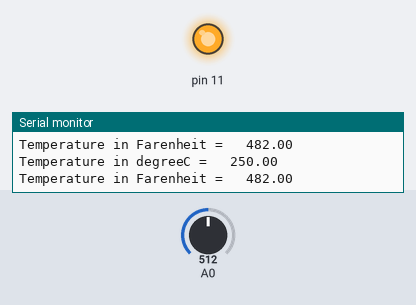
Bench run of a sketch on a simulated Arduino Uno, built with avr-gcc and run on an emulated ATmega328P. Shown: output pins drawn as LEDs (lit = HIGH), the last lines printed to the serial monitor. The inputs (shaded band) are chosen by the test bench; at power-on: A0 = 512.

Above: at 1.8 s.
1.9 s: A0 set to 77
3.4 s: A0 set to 68
At 5.1 s:
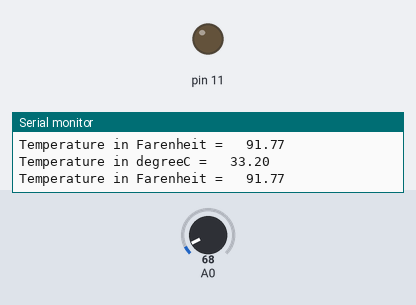
5.5 s: A0 set to 105
At 6.9 s:
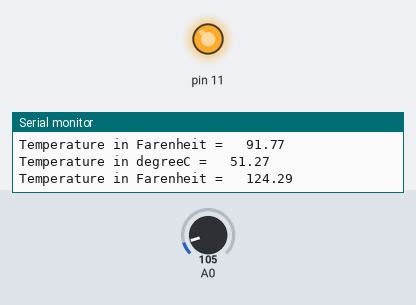
7.5 s: A0 set to 0
At 8.7 s:
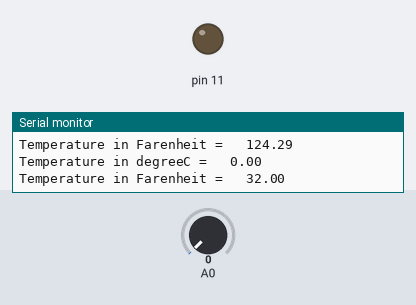
Timing chart, 0 to 10.5 s (numbered marks = the images above; inputs shaded):
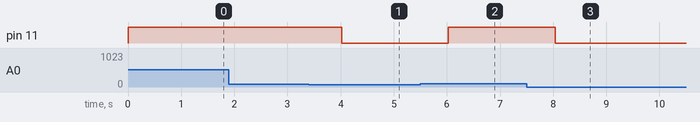

The sketch:

temp_sensor.ino
```cpp
float tempc;
float tempf;
float adc_value;
void setup()
{
  pinMode(A0,INPUT);
  pinMode(11,OUTPUT);
  Serial.begin(9600);
}
void loop()
{
  adc_value=analogRead(A0);
  tempc=(adc_value*500)/1024;
  tempf=(tempc*1.8)+32;
  Serial.print("Temperature in degreeC = ");
  Serial.print("\t");
  Serial.print(tempc);
  Serial.println();
  Serial.print("Temperature in Farenheit = ");
  Serial.print("\t");
  Serial.print(tempf);
  Serial.println();
  if(tempf>95)
  {
    digitalWrite(11,HIGH);

  }
  if(tempf<95)
  {
    digitalWrite(11,LOW);
  }
  delay(1000);
}
```

Measured:
- the behaviour switches between 72 and 71 on A0 (found by bisection; images 0 and 1)
- after the input at 3.4 s, pin 11: HIGH → LOW after 0.62 s
- after the input at 5.5 s, pin 11: LOW → HIGH after 0.53 s
- after the input at 7.5 s, pin 11: HIGH → LOW after 0.54 s
